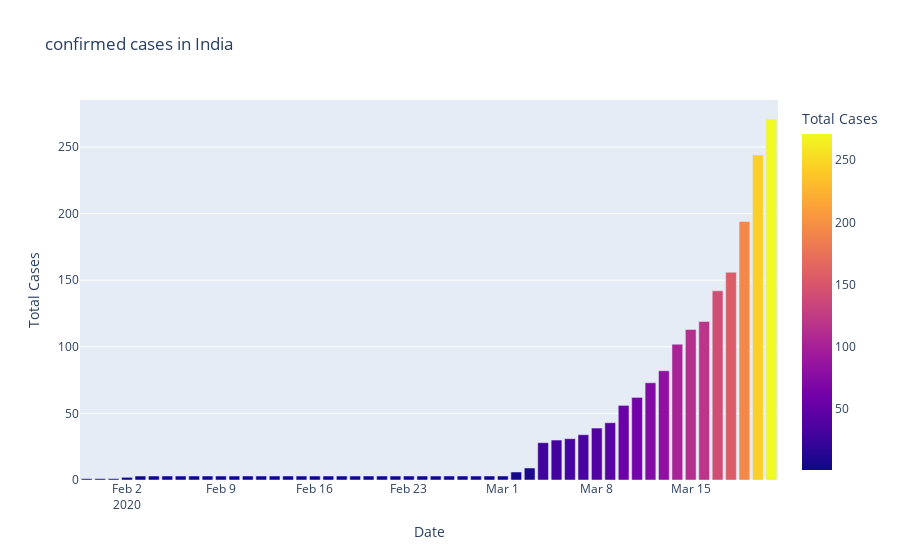

Notebook cell for this chart:
### Code cell
#Matplotlib
fig=plt.figure(figsize=(10,5),dpi=200)
axes=fig.add_axes([0.1,0.1,0.8,0.8])
axes.bar(dbd_India["Date"],dbd_India["Total Cases"],color='blue')
axes.set_xlabel("Date")
axes.set_ylabel("Total Cases")
axes.set_title("Confirmed cases in India")
plt.show()

#pyplot
fig=px.bar(dbd_India,x="Date",y="Total Cases",color="Total Cases",title='confirmed cases in India')
fig.show()
# color will change as per total cases

### Figure 1 — Plotly figure (JSON) as saved in the notebook; plotly's stock layout.template omitted (floating-point values rounded to 4 significant figures)
{"data": [{"alignmentgroup": "True", "hovertemplate": "Date=%{x}<br>Total Cases=%{marker.color}<extra></extra>", "legendgroup": "", "marker": {"color": [1, 1, 1, 2, 3, 3, 3, 3, 3, 3, 3, 3, 3, 3, 3, 3, 3, 3, 3, 3, 3, 3, 3, 3, 3, 3, 3, 3, 3, 3, 3, 3, 6, 9, 28, 30, 31, 34, 39, 43, 56, 62, 73, 82, 102, 113, 119, 142, 156, 194, 244, 271], "coloraxis": "coloraxis"}, "name": "", "offsetgroup": "", "orientation": "v", "showlegend": false, "textposition": "auto", "type": "bar", "x": ["2020-01-30T00:00:00", "2020-01-31T00:00:00", "2020-02-01T00:00:00", "2020-02-02T00:00:00", "2020-02-03T00:00:00", "2020-02-04T00:00:00", "2020-02-05T00:00:00", "2020-02-06T00:00:00", "2020-02-07T00:00:00", "2020-02-08T00:00:00", "2020-02-09T00:00:00", "2020-02-10T00:00:00", "2020-02-11T00:00:00", "2020-02-12T00:00:00", "2020-02-13T00:00:00", "2020-02-14T00:00:00", "2020-02-15T00:00:00", "2020-02-16T00:00:00", "2020-02-17T00:00:00", "2020-02-18T00:00:00", "2020-02-19T00:00:00", "2020-02-20T00:00:00", "2020-02-21T00:00:00", "2020-02-22T00:00:00", "2020-02-23T00:00:00", "2020-02-24T00:00:00", "2020-02-25T00:00:00", "2020-02-26T00:00:00", "2020-02-27T00:00:00", "2020-02-28T00:00:00", "2020-02-29T00:00:00", "2020-03-01T00:00:00", "2020-03-02T00:00:00", "2020-03-03T00:00:00", "2020-03-04T00:00:00", "2020-03-05T00:00:00", "2020-03-06T00:00:00", "2020-03-07T00:00:00", "2020-03-08T00:00:00", "2020-03-09T00:00:00", "2020-03-10T00:00:00", "2020-03-11T00:00:00", "2020-03-12T00:00:00", "2020-03-13T00:00:00", "2020-03-14T00:00:00", "2020-03-15T00:00:00", "2020-03-16T00:00:00", "2020-03-17T00:00:00", "2020-03-18T00:00:00", "2020-03-19T00:00:00", "2020-03-20T00:00:00", "2020-03-21T00:00:00"], "xaxis": "x", "y": [1, 1, 1, 2, 3, 3, 3, 3, 3, 3, 3, 3, 3, 3, 3, 3, 3, 3, 3, 3, 3, 3, 3, 3, 3, 3, 3, 3, 3, 3, 3, 3, 6, 9, 28, 30, 31, 34, 39, 43, 56, 62, 73, 82, 102, 113, 119, 142, 156, 194, 244, 271], "yaxis": "y"}], "layout": {"barmode": "relative", "coloraxis": {"colorbar": {"title": {"text": "Total Cases"}}, "colorscale": [[0, "#0d0887"], [0.1111, "#46039f"], [0.2222, "#7201a8"], [0.3333, "#9c179e"], [0.4444, "#bd3786"], [0.5556, "#d8576b"], [0.6667, "#ed7953"], [0.7778, "#fb9f3a"], [0.8889, "#fdca26"], [1, "#f0f921"]]}, "legend": {"tracegroupgap": 0}, "title": {"text": "confirmed cases in India"}, "xaxis": {"anchor": "y", "domain": [0, 1], "title": {"text": "Date"}}, "yaxis": {"anchor": "x", "domain": [0, 1], "title": {"text": "Total Cases"}}}}
